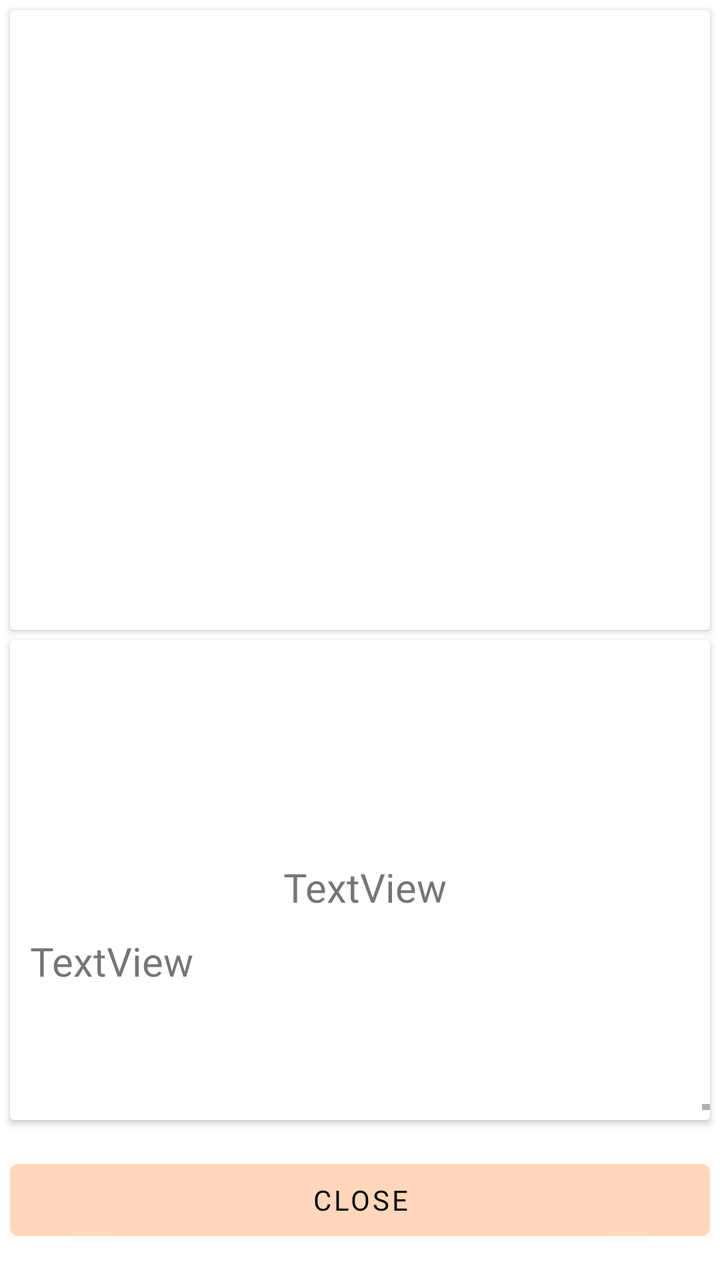
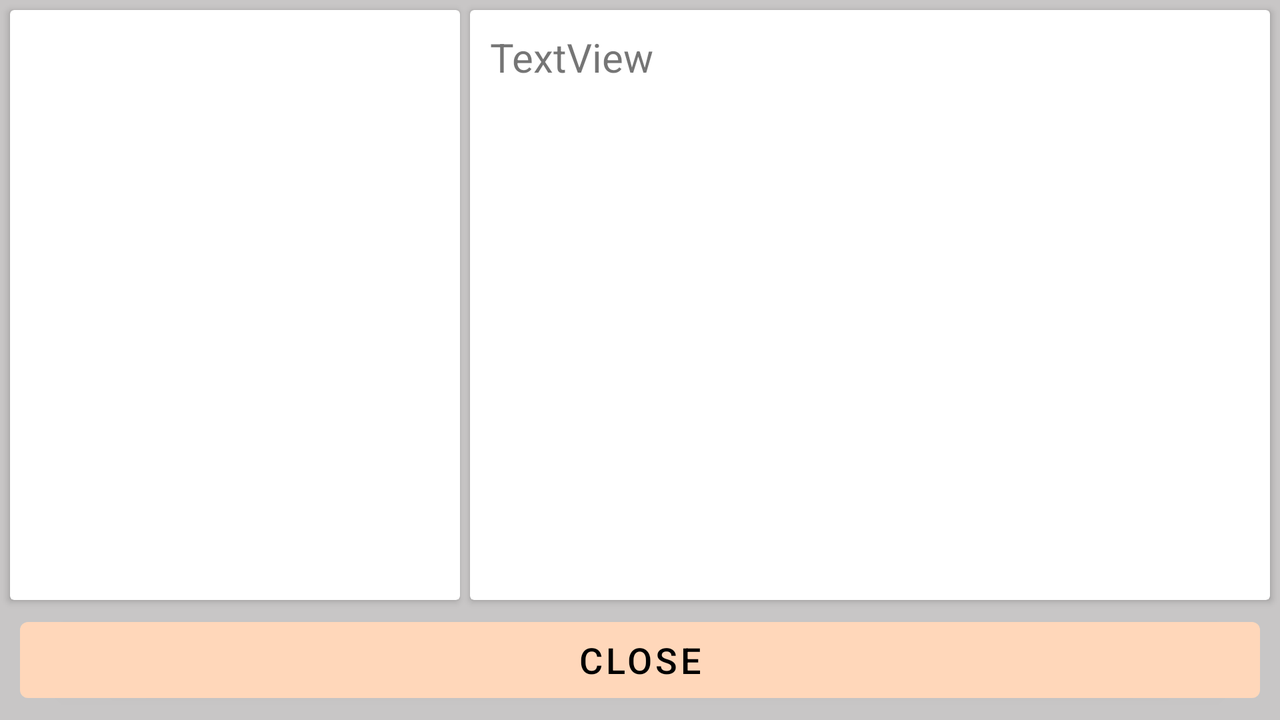

An Android layout and its configuration variant, each rendered on a device that would load it. The default file and the variant file are quoted in full after the pictures.
<!-- AndroidManifest.xml: application theme Theme.RecipesProject -->
<!-- res/layout/activity_content_tablet.xml -->
<?xml version="1.0" encoding="utf-8"?>
<androidx.constraintlayout.widget.ConstraintLayout xmlns:android="http://schemas.android.com/apk/res/android"
    xmlns:app="http://schemas.android.com/apk/res-auto"
    xmlns:tools="http://schemas.android.com/tools"
    android:layout_width="match_parent"
    android:layout_height="match_parent"
    android:background="@color/white"
    android:windowSoftInputMode="adjustPan">

    <androidx.cardview.widget.CardView
        android:id="@+id/cardView"
        android:layout_width="match_parent"
        android:layout_height="wrap_content"
        android:layout_marginStart="5dp"
        android:layout_marginTop="5dp"
        android:layout_marginEnd="5dp"
        android:background="#CDC9C9"
        app:layout_constraintEnd_toEndOf="parent"
        app:layout_constraintHorizontal_bias="1.0"
        app:layout_constraintStart_toStartOf="parent"
        app:layout_constraintTop_toTopOf="parent">

        <ImageView
            android:id="@+id/imMain"
            android:layout_width="match_parent"
            android:layout_height="300dp"
            android:layout_margin="5dp"
            app:srcCompat="@drawable/carbonara" />
    </androidx.cardview.widget.CardView>

    <androidx.cardview.widget.CardView
        android:layout_width="0dp"
        android:layout_height="0dp"
        android:layout_marginTop="5dp"
        android:layout_marginBottom="16dp"
        app:layout_constraintBottom_toTopOf="@+id/bClose"
        app:layout_constraintEnd_toEndOf="@+id/cardView"
        app:layout_constraintHorizontal_bias="0.0"
        app:layout_constraintStart_toStartOf="@+id/cardView"
        app:layout_constraintTop_toBottomOf="@+id/cardView">

        <LinearLayout
            android:layout_width="match_parent"
            android:layout_height="match_parent"
            android:layout_marginLeft="5dp"
            android:layout_marginTop="5dp"
            android:layout_marginBottom="5dp"
            android:orientation="vertical">

            <FrameLayout
                android:id="@+id/place_holder"
                android:layout_width="match_parent"
                android:layout_height="100dp"
                android:windowSoftInputMode="adjustPan">


            </FrameLayout>

            <TextView
                android:id="@+id/tvTitle"
                android:layout_width="match_parent"
                android:layout_height="wrap_content"
                android:fontFamily="@font/droid_serif_bold"
                android:gravity="center"
                android:padding="5dp"
                android:text="TextView"
                android:textSize="20sp" />

            <TextView
                android:id="@+id/tvingrideints"
                android:layout_width="match_parent"
                android:layout_height="90dp"
                android:fontFamily="@font/droid_sans_mono"
                android:padding="5dp"
                android:text="TextView"
                android:textSize="20sp" />

            <ScrollView
                android:layout_width="match_parent"
                android:layout_height="match_parent">

                <TextView
                    android:id="@+id/tvsteps"
                    android:layout_width="match_parent"
                    android:layout_height="240dp"
                    android:fadeScrollbars="false"
                    android:fontFamily="@font/droid_sans_mono"
                    android:text="TextView"
                    android:textSize="20sp" />
            </ScrollView>

        </LinearLayout>

    </androidx.cardview.widget.CardView>

    <Button
        android:id="@+id/bClose"
        android:layout_width="match_parent"
        android:layout_height="wrap_content"
        android:layout_marginLeft="5dp"
        android:layout_marginRight="5dp"
        android:layout_marginBottom="16dp"
        android:fontFamily="@font/droid_serif_bold"
        android:text="Close"
        app:layout_constraintBottom_toBottomOf="parent"
        app:layout_constraintEnd_toEndOf="parent"
        app:layout_constraintStart_toStartOf="parent" />

</androidx.constraintlayout.widget.ConstraintLayout>
<!-- resources referenced by this layout -->
<resources>
  <color name="white">#FFFFFFFF</color>
  <style name="Theme.RecipesProject" parent="Theme.MaterialComponents.DayNight.DarkActionBar">
          
          <item name="colorPrimary">@color/apricot</item>
  
  
          <item name="colorPrimaryVariant">@color/peach</item>
          <item name="colorOnPrimary">@color/black</item>
  
          <item name="android:textColorPrimary">@color/black</item>
          
          <item name="colorSecondary">@color/apricot</item>
          <item name="colorSecondaryVariant">@color/peach</item>
          <item name="colorOnSecondary">@color/black</item>
          
          <item name="android:statusBarColor">?attr/colorPrimaryVariant</item>
  
          
  
  
      </style>
  <color name="apricot">#FFD7BA</color>
  <color name="peach">#FEC89A</color>
  <color name="black">#FF000000</color>
</resources>
<!-- res/layout-land/activity_content_tablet.xml (the repository's variant of the layout above) -->
<!-- drawn on the phone turned sideways -->
<?xml version="1.0" encoding="utf-8"?>
<androidx.constraintlayout.widget.ConstraintLayout
    xmlns:android="http://schemas.android.com/apk/res/android"
    xmlns:app="http://schemas.android.com/apk/res-auto"
    xmlns:tools="http://schemas.android.com/tools"
    android:layout_width="match_parent"
    android:layout_height="match_parent"
    android:background="#C8C6C6">

    <androidx.cardview.widget.CardView
        android:id="@+id/cardView3"
        android:layout_width="0dp"
        android:layout_height="0dp"
        android:layout_marginStart="5dp"
        android:layout_marginTop="5dp"
        android:layout_marginEnd="5dp"
        android:layout_marginBottom="5dp"
        app:layout_constraintBottom_toTopOf="@+id/bClose"
        app:layout_constraintEnd_toStartOf="@+id/cardView2"
        app:layout_constraintStart_toStartOf="parent"
        app:layout_constraintTop_toTopOf="parent">

        <LinearLayout
            android:layout_width="match_parent"
            android:layout_height="match_parent"
            android:layout_marginLeft="5dp"
            android:layout_marginTop="5dp"
            android:layout_marginBottom="5dp"
            android:orientation="vertical">

            <ImageView
                android:id="@+id/imMain"
                android:layout_width="match_parent"
                android:layout_height="300dp"
                android:layout_margin="5dp"
                app:srcCompat="@drawable/carbonara" />

            <TextView
                android:id="@+id/tvTitle"
                android:layout_width="match_parent"
                android:layout_height="wrap_content"
                android:gravity="center"
                android:padding="5dp"
                android:text="TextView"
                android:textSize="20sp" />

            <ScrollView
                android:layout_width="match_parent"
                android:layout_height="match_parent">

                <TextView
                    android:id="@+id/tvsteps"
                    android:layout_width="match_parent"
                    android:layout_height="240dp"
                    android:fadeScrollbars="false"
                    android:text="TextView"
                    android:textSize="20sp" />
            </ScrollView>


        </LinearLayout>


    </androidx.cardview.widget.CardView>

    <androidx.cardview.widget.CardView
        android:id="@+id/cardView2"
        android:layout_width="400dp"
        android:layout_height="0dp"
        android:layout_marginTop="5dp"
        android:layout_marginEnd="5dp"
        android:layout_marginBottom="5dp"
        app:layout_constraintBottom_toTopOf="@+id/bClose"
        app:layout_constraintEnd_toEndOf="parent"
        app:layout_constraintTop_toTopOf="parent">

        <LinearLayout
            android:layout_width="match_parent"
            android:layout_height="match_parent"
            android:layout_marginLeft="5dp"
            android:layout_marginTop="5dp"
            android:layout_marginBottom="5dp"
            android:orientation="vertical">


            <TextView
                android:id="@+id/tvingrideints"
                android:layout_width="match_parent"
                android:layout_height="300dp"
                android:padding="5dp"
                android:text="TextView"
                android:textSize="20sp" />

            <FrameLayout
                android:id="@+id/place_holder"
                android:layout_width="match_parent"
                android:layout_height="200dp">

            </FrameLayout>
        </LinearLayout>


    </androidx.cardview.widget.CardView>

    <Button
        android:id="@+id/bClose"
        android:layout_width="0dp"
        android:layout_height="50dp"
        android:layout_margin="5dp"
        android:layout_marginBottom="5dp"
        android:text="Close"
        android:textSize="18sp"
        app:layout_constraintBottom_toBottomOf="parent"
        app:layout_constraintEnd_toEndOf="@+id/cardView2"
        app:layout_constraintStart_toStartOf="@+id/cardView3" />

</androidx.constraintlayout.widget.ConstraintLayout>
<!-- resources referenced by the variant -->
<!-- as the phone turned sideways resolves them -->
<resources>
  <style name="Theme.RecipesProject" parent="Theme.MaterialComponents.DayNight.DarkActionBar">
          
          <item name="colorPrimary">@color/apricot</item>
  
  
          <item name="colorPrimaryVariant">@color/peach</item>
          <item name="colorOnPrimary">@color/black</item>
  
          <item name="android:textColorPrimary">@color/black</item>
          
          <item name="colorSecondary">@color/apricot</item>
          <item name="colorSecondaryVariant">@color/peach</item>
          <item name="colorOnSecondary">@color/black</item>
          
          <item name="android:statusBarColor">?attr/colorPrimaryVariant</item>
  
          
  
  
      </style>
  <color name="apricot">#FFD7BA</color>
  <color name="peach">#FEC89A</color>
  <color name="black">#FF000000</color>
</resources>
